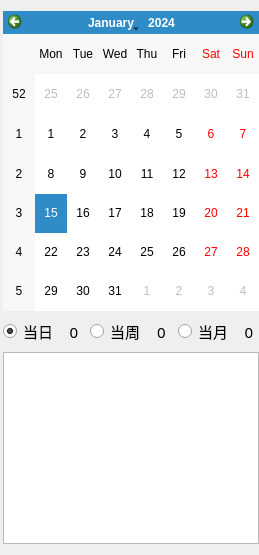
         <widget class="QWidget" name="page_5">
          <layout class="QGridLayout" name="gridLayout_10">
           <property name="leftMargin">
            <number>3</number>
           </property>
           <property name="rightMargin">
            <number>0</number>
           </property>
           <item row="0" column="0" colspan="6">
            <widget class="QCalendarWidget" name="calendarWidget">
             <property name="minimumSize">
              <size>
               <width>0</width>
               <height>300</height>
              </size>
             </property>
             <property name="maximumSize">
              <size>
               <width>16777215</width>
               <height>300</height>
              </size>
             </property>
            </widget>
           </item>
           <item row="1" column="0">
            <widget class="myRadioButton" name="calendarDay">
             <property name="minimumSize">
              <size>
               <width>50</width>
               <height>0</height>
              </size>
             </property>
             <property name="font">
              <font>
               <family>宋体</family>
               <pointsize>11</pointsize>
               <kerning>true</kerning>
              </font>
             </property>
             <property name="text">
              <string>当日</string>
             </property>
             <property name="checked">
              <bool>true</bool>
             </property>
            </widget>
           </item>
           <item row="1" column="1">
            <widget class="QLabel" name="calendarDayCount">
             <property name="font">
              <font>
               <family>宋体</family>
               <pointsize>11</pointsize>
              </font>
             </property>
             <property name="text">
              <string>0</string>
             </property>
             <property name="alignment">
              <set>Qt::AlignCenter</set>
             </property>
            </widget>
           </item>
           <item row="1" column="2">
            <widget class="myRadioButton" name="calendarWeek">
             <property name="minimumSize">
              <size>
               <width>50</width>
               <height>0</height>
              </size>
             </property>
             <property name="font">
              <font>
               <family>宋体</family>
               <pointsize>11</pointsize>
               <kerning>true</kerning>
              </font>
             </property>
             <property name="text">
              <string>当周</string>
             </property>
            </widget>
           </item>
           <item row="1" column="3">
            <widget class="QLabel" name="calendarWeekCount">
             <property name="font">
              <font>
               <family>宋体</family>
               <pointsize>11</pointsize>
              </font>
             </property>
             <property name="text">
              <string>0</string>
             </property>
             <property name="alignment">
              <set>Qt::AlignCenter</set>
             </property>
            </widget>
           </item>
           <item row="1" column="4">
            <widget class="myRadioButton" name="calendarMonth">
             <property name="minimumSize">
              <size>
               <width>50</width>
               <height>0</height>
              </size>
             </property>
             <property name="font">
              <font>
               <family>宋体</family>
               <pointsize>11</pointsize>
               <kerning>true</kerning>
              </font>
             </property>
             <property name="text">
              <string>当月</string>
             </property>
             <property name="checked">
              <bool>false</bool>
             </property>
            </widget>
           </item>
           <item row="1" column="5">
            <widget class="QLabel" name="calendarMonthCount">
             <property name="font">
              <font>
               <family>宋体</family>
               <pointsize>11</pointsize>
              </font>
             </property>
             <property name="text">
              <string>0</string>
             </property>
             <property name="alignment">
              <set>Qt::AlignCenter</set>
             </property>
            </widget>
           </item>
           <item row="2" column="0" colspan="6">
            <widget class="QTableWidget" name="HistoryViewDetail">
             <property name="editTriggers">
              <set>QAbstractItemView::NoEditTriggers</set>
             </property>
            </widget>
           </item>
          </layout>
         </widget>
